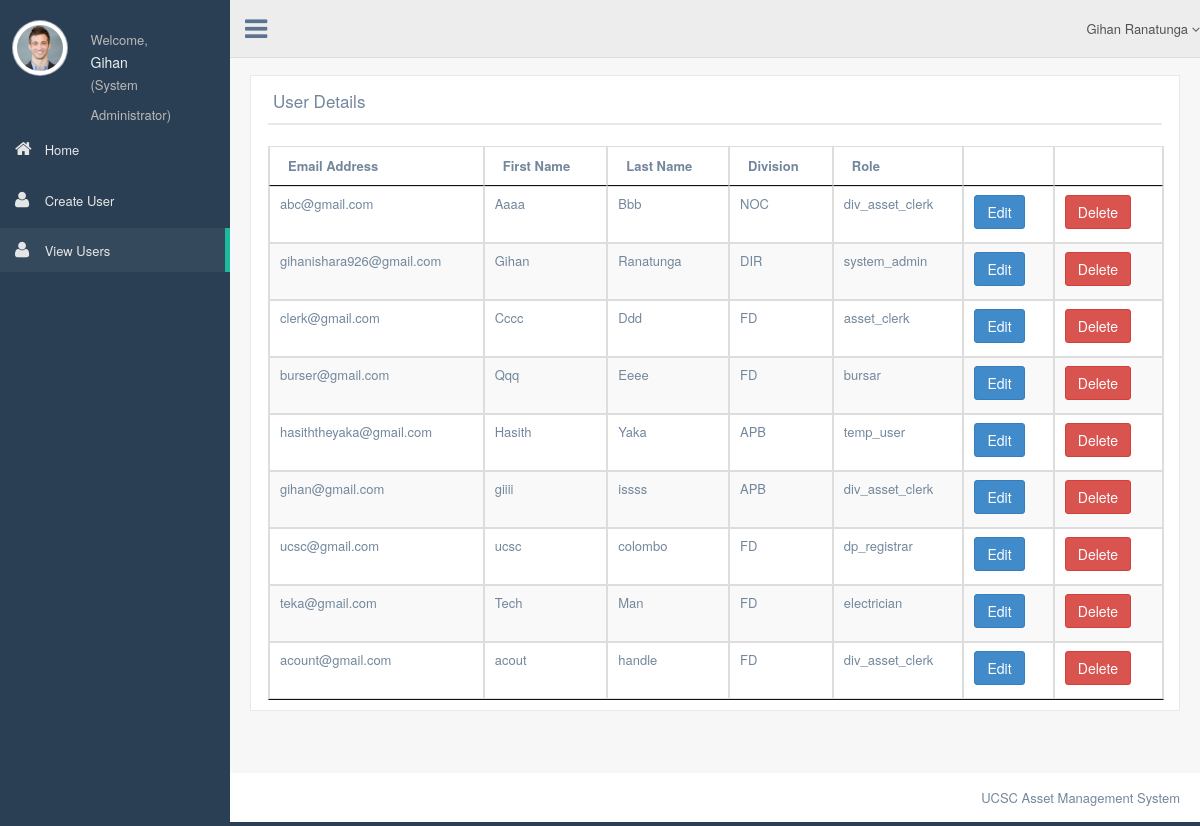
/userDetails.php (signed in), run on the app's committed database.
### tables this page shows
CREATE TABLE `user` (
  `user_ID` int(11) NOT NULL,
  `user_email` varchar(60) NOT NULL,
  `user_password` varchar(128) NOT NULL,
  `first_name` varchar(30) NOT NULL,
  `last_name` varchar(30) NOT NULL,
  `user_level` varchar(60) NOT NULL,
  `division` varchar(4) NOT NULL,
  `gender` varchar(1) NOT NULL,
  `Contact_Number` varchar(20) DEFAULT NULL
);

### server_access.php (called while the page is built, shortened)
<?php
class dbConnect
{
    private static $instance = NULL;
    private function __construct(){
        $this->dbh=new mysqli(DB_HOST, DB_USER, DB_PASSWORD, DB_DATABASE);
        return $this->dbh;
    }
    public static function connect(){
        if (self::$instance == NULL){
            self::$instance = new dbConnect();
        }
        return self::$instance;
    }
}

### function.php (called while the page is built, shortened)
<?php
include "server_access.php";
class FAssetClerk{
   function retrieve_user_level_name($user_level){
       $level_array = array('asset_clerk' => "Asset Clerk", 'dp_registrar'=>'Deputy Registrar', 'div_asset_clerk' => "Divisional Asset Clerk", "bursar" => "Bursar", "system_admin" => "System Administrator", "temp_user" => "Temporary User");
       $level = $level_array[$user_level];
       return $level;
   }
}

### userDetails.php (the view, shortened to what this page needs)
<?php
require_once("function.php");
$log = new FAssetClerk();
require_once 'conection.php';
$user_details = $_SESSION['user_details']; $level = $log->retrieve_user_level_name($user_details['user_level']);
$first_name = $user_details['first_name'];
$last_name = $user_details['last_name'];
?>
<!DOCTYPE html>
<html lang="en">
<head>
    <link href="css/bootstrap.min.css" rel="stylesheet">
    <link href="fonts/css/font-awesome.min.css" rel="stylesheet">
    <link href="css/animate.min.css" rel="stylesheet">
    <link href="css/custom.css" rel="stylesheet">
    <link href="css/icheck/flat/green.css" rel="stylesheet">
    <link href="css/datatables/jquery.dataTables.min.css" rel="stylesheet" type="text/css" />
    <link href="css/datatables/buttons.bootstrap.min.css" rel="stylesheet" type="text/css" />
    <link href="css/datatables/fixedHeader.bootstrap.min.css" rel="stylesheet" type="text/css" />
    <link href="css/datatables/responsive.bootstrap.min.css" rel="stylesheet" type="text/css" />
    <link href="css/datatables/scroller.bootstrap.min.css" rel="stylesheet" type="text/css" />
</head>
<body class="nav-md">
<div class="container body">
<div class="main_container">
<div class="col-md-3 left_col">
    <div class="left_col scroll-view">
        <div class="profile">
            <div class="profile_pic">
                <img src="images/img.jpg" alt="..." class="img-circle profile_img">
            </div>
            <div class="profile_info">
                <span>Welcome,</span>
                <h2><?php echo $first_name;?></h2>               <span>(<?php echo $level;?>)</span>
            </div>
        </div>
        <br />
        <div id="sidebar-menu" class="main_menu_side hidden-print main_menu">
            <div class="menu_section">
               <ul class="nav side-menu">
                    <li><a href="sys_admin.php"><i class="fa fa-home"></i> Home </span></a></li>
                    <li><a href="createuser.php"><i class="fa fa-user"></i> Create User </span></a></li>
                    <li><a href="userDetails.php"><i class="fa fa-user"></i> View Users </span></a></li>
              </ul>
            </div>
        </div>
    </div>
</div>
<div class="top_nav">
    <div class="nav_menu">
        <nav class="" role="navigation">
            <div class="nav toggle">
                <a id="menu_toggle"><i class="fa fa-bars"></i></a>
            </div>
            <ul class="nav navbar-nav navbar-right">
                <li class="">
                    <a href="javascript:;" class="user-profile dropdown-toggle" data-toggle="dropdown" aria-expanded="false">
                        <?php echo "$first_name $last_name";?>
                        <span class=" fa fa-angle-down"></span>
                    </a>
                </li>
            </ul>
        </nav>
    </div>
</div>
<div class="right_col" role="main">
    <div class="">
        <div class="page-title">
        </div>
        <div class="row">
            <div class="col-md-12 col-sm-12 col-xs-12">
                <div class="x_panel">
                    <div class="x_title">
                        <h2> User Details</h2>
                        <div class="clearfix"></div>
                    </div>
                    <div class="x_content">
                    </div>
                    <form name="editDivision" method="POST" action="editDivision.php">
                        <table id="datatable" class="table table-striped table-bordered">
                            <thead>
                            <tr>
                                <th>Email Address</th>
                                <th>First Name</th>
                                <th>Last Name</th>
                                <th>Division</th>
                                <th>Role</th>
                                <th> </th>
                                <th> </th>
                            </tr>
                            </thead>
                            <tbody>
                            <?php
                            mysqli_select_db($conn, "ams");
                            $sql = "SELECT `user_id`,`user_email`,`first_name`, `last_name`, `division`, user_level FROM `user` ";
                            $result= $conn->query($sql);
                            ?>
                            <tr class="success">
                                <?php
                                if($result->num_rows > 0){
                                    $i = 1;
                                    while($row= $result->fetch_assoc()){
                                        echo "<tr><td>".$row["user_email"]."</td>"."<td>".$row["first_name"]."</td>"."<td>".$row["last_name"]."</td>"."<td>".$row["division"]."</td><td>".$row['user_level']."</td>";
                                        echo ("<td><a class='btn btn-primary' href='editUser.php?user_id=".$row['user_id']."'><i class='icon-ok'></i>Edit</a></td>");
                                        echo ("<td><button class='btn btn-danger' data-toggle='modal' data-target='#myModal$i'><i class='icon-warning-sign'></i>
                                             Delete</a></button></td> </tr>");
                                        $i++;
                                    }
                                }else{
                                    echo "0 results";
                                }
                                ?>
                            </tbody>
                </div>
            </div>
        </div>
                        </div>
      </div>
    </div>
  </div>
<footer>
            <div class="pull-right">
                UCSC Asset Management System
            </div>
            <div class="clearfix"></div>
        </footer>
        <div id="custom_notifications" class="custom-notifications dsp_none">
            <div class="clearfix"></div>
        </div>
</body>
</html>

### data on the page
user: user_email "abc@gmail.com", first_name "Aaaa", last_name "Bbb", division "NOC", user_level "div_asset_clerk"
user: user_email "gihanishara926@gmail.com", first_name "Gihan", last_name "Ranatunga", division "DIR", user_level "system_admin"
user: user_email "clerk@gmail.com", first_name "Cccc", last_name "Ddd", division "FD", user_level "asset_clerk"
user: user_email "burser@gmail.com", first_name "Qqq", last_name "Eeee", division "FD", user_level "bursar"
user: user_email "hasiththeyaka@gmail.com", first_name "Hasith", last_name "Yaka", division "APB", user_level "temp_user"
user: user_email "gihan@gmail.com", first_name "giiii", last_name "issss", division "APB", user_level "div_asset_clerk"
user: user_email "ucsc@gmail.com", first_name "ucsc", last_name "colombo", division "FD", user_level "dp_registrar"
user: user_email "teka@gmail.com", first_name "Tech", last_name "Man", division "FD", user_level "electrician"
user: user_email "acount@gmail.com", first_name "acout", last_name "handle", division "FD", user_level "div_asset_clerk"

### other printed values
$first_name "Gihan"
$level "System Administrator"
$last_name "Ranatunga"
